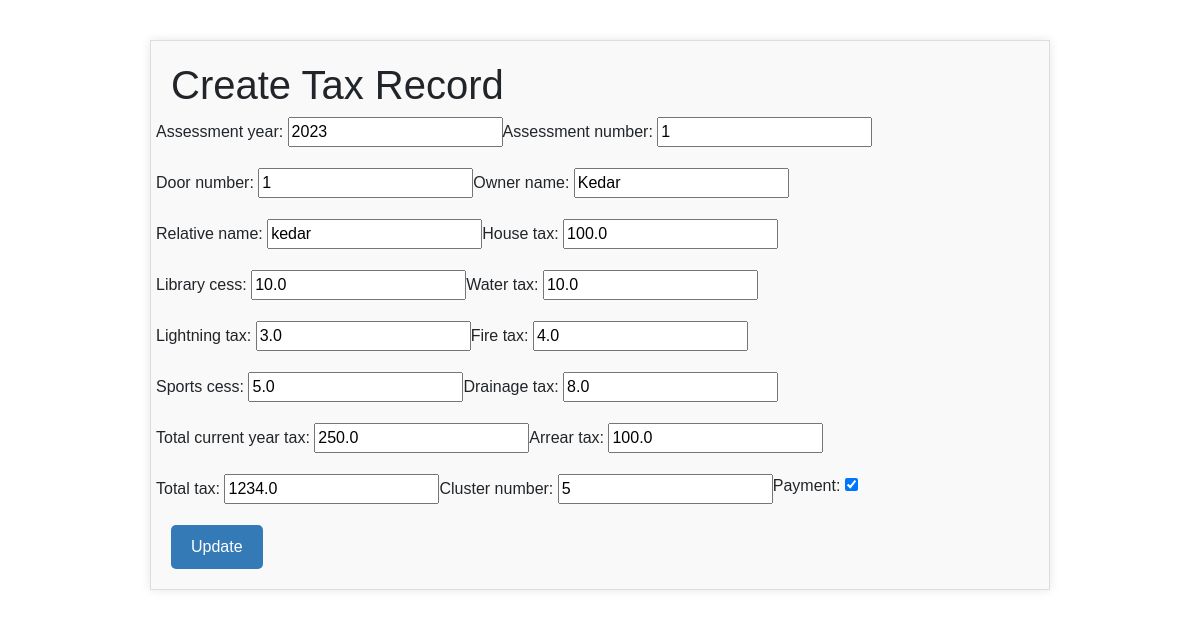
The app's page /update/1/ with its own data.
### taxrecords/models.py (models this page shows, shortened)
class TaxRecord(models.Model):
    assessment_year = models.IntegerField()
    assessment_number = models.IntegerField()
    door_number = models.CharField(max_length=255)
    owner_name = models.CharField(max_length=255)
    relative_name = models.CharField(max_length=255)
    house_tax = models.FloatField()
    library_cess = models.FloatField()
    water_tax = models.FloatField()
    lightning_tax = models.FloatField()
    fire_tax = models.FloatField()
    sports_cess = models.FloatField()
    drainage_tax = models.FloatField()
    total_current_year_tax = models.FloatField()
    arrear_tax = models.FloatField()
    total_tax = models.FloatField()
    cluster_number = models.IntegerField()
    payment = models.BooleanField()

### taxrecords/views.py (the view)
# urls.py: path('update/<int:pk>/', views.update_view, name='update'),
def update_view(request, pk):
    record = TaxRecord.objects.get(pk=pk)
    if request.method == 'POST':
        form = TaxRecordForm(request.POST, instance=record)
        if form.is_valid():
            form.save()
            return redirect('read')
    else:
        form = TaxRecordForm(instance=record)
    return render(request, 'taxrecords/update.html', {'form': form})

### taxrecords/forms.py
class TaxRecordForm(forms.ModelForm):
    class Meta:
        model = TaxRecord
        fields = ('assessment_year', 'assessment_number', 'door_number', 'owner_name', 'relative_name', 'house_tax', 'library_cess', 'water_tax', 'lightning_tax', 'fire_tax', 'sports_cess', 'drainage_tax', 'total_current_year_tax', 'arrear_tax', 'total_tax', 'cluster_number', 'payment')

### taxrecords/templates/taxrecords/update.html (shortened to what this page needs)
<!DOCTYPE html>
<html>
<head>
    <link rel="stylesheet" href="https://maxcdn.bootstrapcdn.com/bootstrap/4.0.0/css/bootstrap.min.css">
</head>
<body>
    <div class="container">
        <h1>Create Tax Record</h1>
        <form method="post">
            <div class="row">
                {{ form.as_p }}
            </div>
            <button type="submit" class="btn">Update</button>
        </form>
    </div>
</body>
</html>

### taxrecords/templates/taxrecords/update.html (style rules this page uses)
body { font-family: Arial, sans-serif; }
.container { max-width: 900px; margin: 40px auto; padding: 20px; background-color: #f9f9f9; border: 1px solid #ddd; box-shadow: 0 0 10px rgba(0, 0, 0, 0.1); }
.btn { background-color: #337ab7; color: #fff; padding: 10px 20px; border: none; border-radius: 5px; cursor: pointer; }

### records on screen
TaxRecord: assessment_year "2023", assessment_number "1", door_number "1", owner_name "Kedar", relative_name "kedar", house_tax "100.0", library_cess "10.0", water_tax "10.0", lightning_tax "3.0", fire_tax "4.0", sports_cess "5.0", drainage_tax "8.0", total_current_year_tax "250.0", arrear_tax "100.0", total_tax "1234.0", cluster_number "5", payment "☑"
